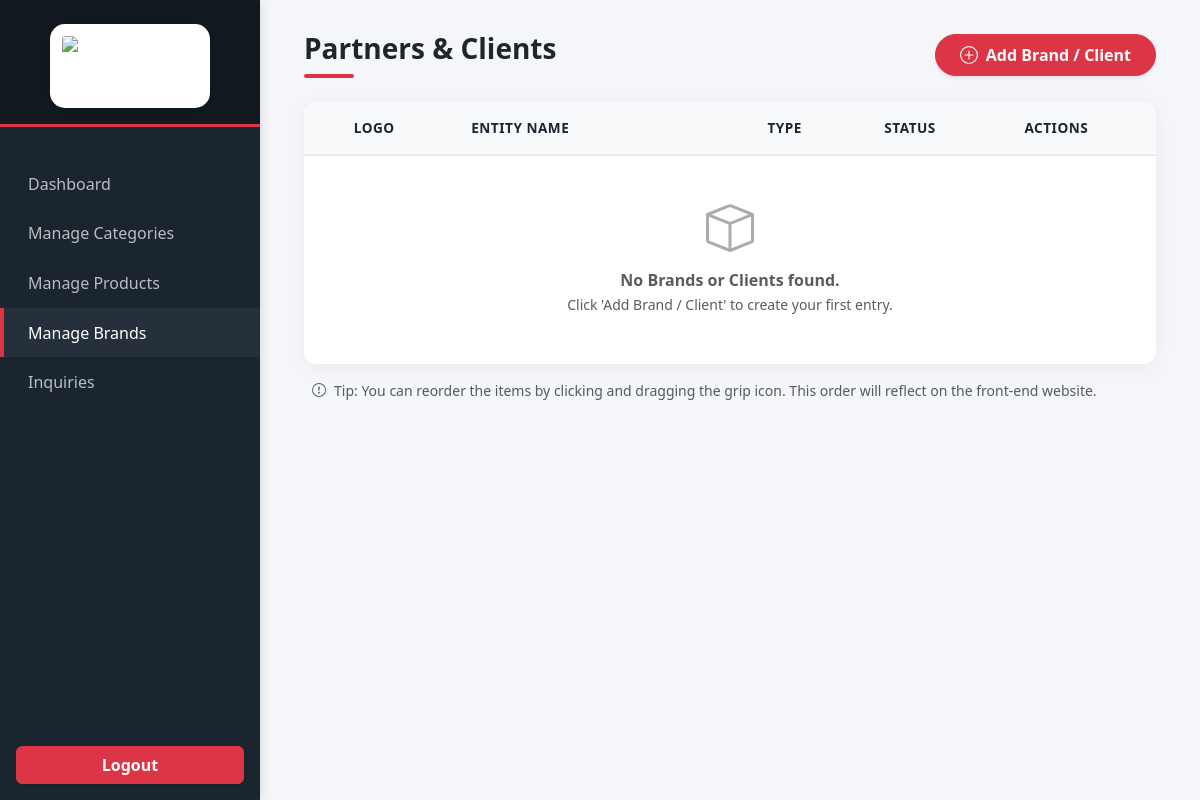
Before: /admin/Brands/index.php (signed in) with the older database file.
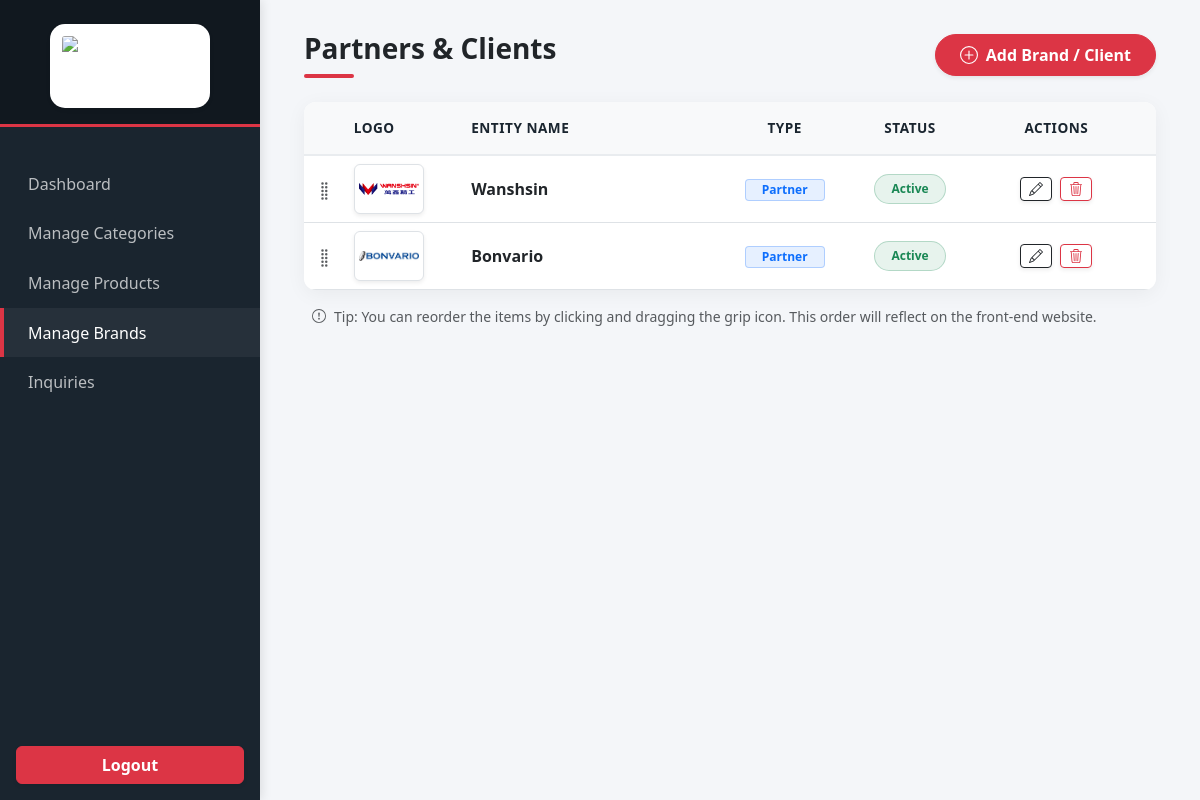
After: the same page with the newer database file.
### tables this page shows
CREATE TABLE `brand_clients` (
  `id` int(11) NOT NULL,
  `name` varchar(150) NOT NULL,
  `logo` varchar(255) DEFAULT NULL,
  `type` enum('partner','client') NOT NULL,
  `status` tinyint(1) DEFAULT 1,
  `sort_order` int(11) DEFAULT 0,
  `created_at` timestamp NOT NULL DEFAULT current_timestamp()
);

### admin/Brands/index.php (the view, shortened to what this page needs)
<?php
require_once "../../config/database.php";
$result = $conn->query("
    SELECT * FROM brand_clients
    ORDER BY sort_order ASC, id DESC
");
?>
<!DOCTYPE html>
<html lang="en">
<head>
    <link href="https://cdn.jsdelivr.net/npm/bootstrap@5.3.2/dist/css/bootstrap.min.css" rel="stylesheet">
</head>
<body>
<?php include "../sidebar.php"; ?>
<div class="main-content">
    <div class="container-fluid">
        <div class="row">
            <div class="col-12">
                <div class="d-flex justify-content-between align-items-center mb-4 flex-wrap gap-3">
                    <div>
                        <h3 class="fw-bold mb-0 text-dark">Partners & Clients</h3>
                        <div class="accent-line"></div>
                    </div>
                    <a href="add.php" class="btn btn-danger d-inline-flex align-items-center gap-2 shadow-sm fw-semibold rounded-pill px-4 py-2">
                        <svg xmlns="http://www.w3.org/2000/svg" width="18" height="18" fill="currentColor" viewBox="0 0 16 16"><path d="M8 4a.5.5 0 0 1 .5.5v3h3a.5.5 0 0 1 0 1h-3v3a.5.5 0 0 1-1 0v-3h-3a.5.5 0 0 1 0-1h3v-3A.5.5 0 0 1 8 4z"/><path d="M8 15A7 7 0 1 1 8 1a7 7 0 0 1 0 14zm0 1A8 8 0 1 0 8 0a8 8 0 0 0 0 16z"/></svg>
                        Add Brand / Client
                    </a>
                </div>
                <div class="card admin-card">
                    <div class="admin-card-body table-responsive">
                        <div style="min-width: 800px;">
                            <div class="table-header d-flex align-items-center pe-3">
                                <div style="width: 15%; padding-left: 0.5rem;">Logo</div>
                                <div style="width: 30%;">Entity Name</div>
                                <div class="text-center" style="width: 15%;">Type</div>
                                <div class="text-center" style="width: 15%;">Status</div>
                                <div class="text-center" style="width: 20%;">Actions</div>
                            </div>
                            <ul class="list-unstyled mb-0 w-100" id="sortable-brands">
                                <?php if($result->num_rows > 0): ?>
                                    <?php while($row = $result->fetch_assoc()): ?>
                                        <li class="brand-item w-100" data-id="<?= $row['id']; ?>">
                                            <div class="table-row d-flex align-items-center border-bottom bg-white py-2 pe-3 hover-bg-light transition-base">
                                                <div class="drag-handle text-muted text-center" style="cursor:grab; width: 5%;" title="Drag to reorder">
                                                </div>
                                                <div style="width: 15%; padding-left: 0.5rem;">
                                                    <?php if(!empty($row['logo'])): ?>
                                                        <img src="../../uploads/brands/<?= htmlspecialchars($row['logo']); ?>"
                                                             class="rounded shadow-sm border bg-white p-1"
                                                             style="width: 70px; height: 50px; object-fit: contain;" alt="Logo">
                                                    <?php else: ?>
                                                        <div class="bg-light text-muted border rounded d-flex align-items-center justify-content-center" style="width: 70px; height: 50px; font-size: 0.7rem; font-weight: 500;">No Img</div>
                                                    <?php endif; ?>
                                                </div>
                                                <div style="width: 30%;" class="fw-semibold text-dark">
                                                    <?= htmlspecialchars($row['name']); ?>
                                                </div>
                                                <div class="text-center" style="width: 15%;">
                                                    <?php if(strtolower($row['type']) == 'partner'): ?>
                                                        <span class="badge bg-primary bg-opacity-10 text-primary border border-primary border-opacity-25 px-3 py-1 rounded-1 fw-semibold">Partner</span>
                                                    <?php else: ?>
                                                        <span class="badge bg-info bg-opacity-10 text-info border border-info border-opacity-25 px-3 py-1 rounded-1 fw-semibold">Client</span>
                                                    <?php endif; ?>
                                                </div>
                                                <div class="text-center" style="width: 15%;">
                                                    <?php if($row['status']): ?>
                                                        <span class="badge bg-success bg-opacity-10 text-success border border-success border-opacity-25 px-3 py-2 rounded-pill fw-semibold">Active</span>
                                                    <?php else: ?>
                                                        <span class="badge bg-secondary bg-opacity-10 text-secondary border border-secondary border-opacity-25 px-3 py-2 rounded-pill fw-semibold">Inactive</span>
                                                    <?php endif; ?>
                                                </div>
                                                <div class="text-center" style="width: 20%;">
                                                    <div class="d-flex justify-content-center gap-2">
                                                        <a href="edit.php?id=<?= $row['id']; ?>" class="btn btn-sm btn-outline-dark d-inline-flex align-items-center gap-1 shadow-sm" title="Edit">
                                                        </a>
                                                        <a href="delete.php?id=<?= $row['id']; ?>" class="btn btn-sm btn-outline-danger d-inline-flex align-items-center gap-1 shadow-sm" onclick="return confirm('Are you sure you want to delete this record?')" title="Delete">
                                                        </a>
                                                    </div>
                                                </div>
                                            </div>
                                        </li>
                                    <?php endwhile; ?>
                                <?php else: ?>
                                    <div class="text-center py-5">
                                        <div class="text-muted">
                                            <p class="mb-0 fw-semibold">No Brands or Clients found.</p>
                                            <small>Click 'Add Brand / Client' to create your first entry.</small>
                                        </div>
                                    </div>
                                <?php endif; ?>
                            </ul>
                        </div>
                    </div>
                </div>
                <div class="text-muted small mt-3 ms-2 d-flex align-items-center gap-2">
                    <svg xmlns="http://www.w3.org/2000/svg" width="14" height="14" fill="currentColor" viewBox="0 0 16 16"><path d="M8 15A7 7 0 1 1 8 1a7 7 0 0 1 0 14zm0 1A8 8 0 1 0 8 0a8 8 0 0 0 0 16z"/><path d="M7.002 11a1 1 0 1 1 2 0 1 1 0 0 1-2 0zM7.1 4.995a.905.905 0 1 1 1.8 0l-.35 3.507a.552.552 0 0 1-1.1 0L7.1 4.995z"/></svg>
                    Tip: You can reorder the items by clicking and dragging the grip icon. This order will reflect on the front-end website.
                </div>
            </div>
        </div>
    </div>
</div>
</body>
</html>

### admin/sidebar.php
<?php
$current_page = basename($_SERVER['PHP_SELF']);
$current_path = strtolower($_SERVER['PHP_SELF']);
$in_subfolder = (
    strpos($current_path, '/categories/') !== false ||
    strpos($current_path, '/products/') !== false ||
    strpos($current_path, '/inquiries/') !== false ||
    strpos($current_path, '/brands/') !== false
);
$prefix = $in_subfolder ? '../' : '';
$active_dashboard  = ($current_page == 'dashboard.php') ? 'active' : '';
$active_categories = (strpos($current_path, '/categories/') !== false) ? 'active' : '';
$active_products   = (strpos($current_path, '/products/') !== false) ? 'active' : '';
$active_brands     = (strpos($current_path, '/brands/') !== false) ? 'active' : '';
$active_inquiries  = (strpos($current_path, '/inquiries/') !== false) ? 'active' : '';
?>
<div class="sidebar d-flex flex-column">
    <div class="sidebar-brand text-center pt-4 pb-3 px-3">
        <img src="<?= $prefix ?>../uploads/logo.png" alt="RH Enterprise" class="shadow-sm" style="width: 100%; max-width: 160px; height: auto; border-radius: 15px; background: #ffffff; padding: 12px;">
    </div>
    <ul class="nav flex-column mb-auto mt-2">
        <li class="nav-item">
            <a href="<?= $prefix ?>dashboard.php" class="nav-link <?= $active_dashboard ?>">
                Dashboard
            </a>
        </li>
        <li class="nav-item">
            <a href="<?= $prefix ?>categories/index.php" class="nav-link <?= $active_categories ?>">
                Manage Categories
            </a>
        </li>
        <li class="nav-item">
            <a href="<?= $prefix ?>products/index.php" class="nav-link <?= $active_products ?>">
                Manage Products
            </a>
        </li>
        <li class="nav-item">
            <a href="<?= $prefix ?>brands/index.php" class="nav-link <?= $active_brands ?>">
                Manage Brands
            </a>
        </li>
        <li class="nav-item">
            <a href="<?= $prefix ?>inquiries/index.php" class="nav-link <?= $active_inquiries ?>">
                Inquiries
            </a>
        </li>
    </ul>
    <div class="p-3 mt-auto">
        <a href="<?= $prefix ?>logout.php"
           class="btn btn-danger w-100 fw-semibold shadow-sm">
            Logout
        </a>
    </div>
</div>

### admin/Brands/index.php (style rules this page uses)
:root { --admin-dark: #1a252f; --admin-darker: #11181f; --admin-accent: #dc3545; --admin-bg: #f4f6f9; }
body { background-color: var(--admin-bg); font-family: 'Segoe UI', Roboto, Helvetica, Arial, sans-serif; overflow-x: hidden; }
.sidebar { background-color: var(--admin-dark); min-height: 100vh; width: 260px; box-shadow: 2px 0 10px rgba(0, 0, 0, 0.1); position: fixed; top: 0; left: 0; z-index: 100; }
.sidebar-brand { background-color: var(--admin-darker); padding: 1.5rem 1rem; color: white; font-weight: 800; font-size: 1.25rem; text-align: center; border-bottom: 3px solid var(--admin-accent); margin-bottom: 1.5rem; }
.nav-link { color: rgba(255, 255, 255, 0.7); padding: 0.8rem 1.5rem; border-left: 4px solid transparent; display: flex; align-items: center; gap: 12px; font-weight: 500; transition: all 0.3s; }
.nav-link:hover, .nav-link.active { color: white; background-color: rgba(255, 255, 255, 0.05); border-left-color: var(--admin-accent); }
.main-content { margin-left: 260px; padding: 2rem; width: calc(100% - 260px); }
.admin-card { background: #ffffff; border: none; border-radius: 12px; box-shadow: 0 4px 20px rgba(0,0,0,0.05); overflow: hidden; }
.admin-card-body { padding: 0; }
.accent-line { height: 4px; width: 50px; background-color: var(--admin-accent); border-radius: 2px; margin-top: 0.5rem; }
.table-header { background-color: #f8f9fa; color: var(--admin-dark); font-weight: 600; border-bottom: 2px solid #e9ecef; padding: 1rem 0; font-size: 0.85rem; text-transform: uppercase; letter-spacing: 0.5px; }
.transition-base { transition: background-color 0.2s ease; }

Changed rows visible on the page:
added brand_clients: logo (picture), name "Wanshsin", type "Partner", status "Active"
added brand_clients: logo (picture), name "Bonvario", type "Partner", status "Active"
Other visible differences:
text no longer shown: "No Brands or Clients found. Click 'Add Brand / Client' to create your first entry."
